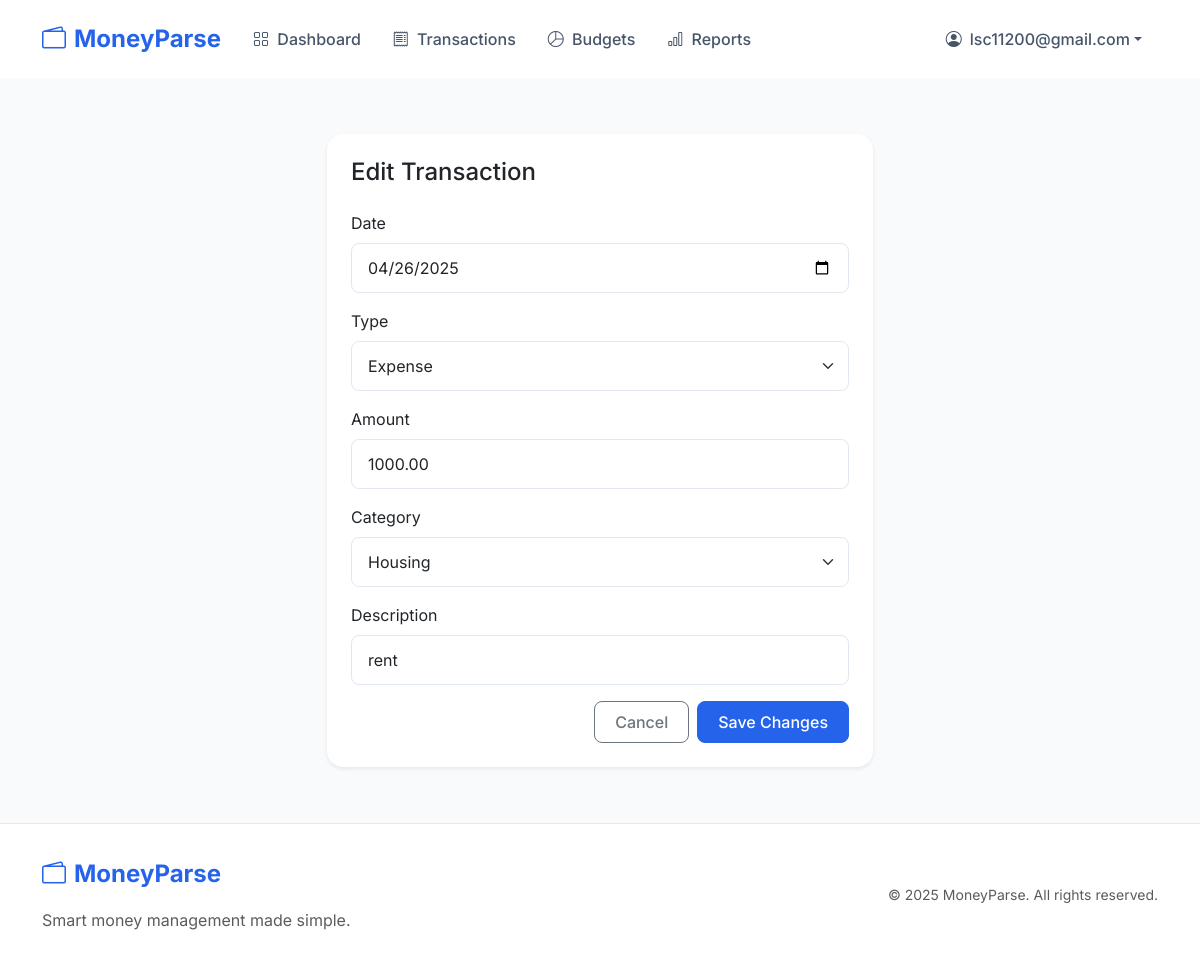
The page /transactions/edit/8/ (signed in) on the database its author committed.
### accounts/models.py (models this page shows, shortened)
class CustomUser(AbstractBaseUser, PermissionsMixin):
    email = models.EmailField(unique=True)
    date_joined = models.DateTimeField(default=timezone.now)
    is_active = models.BooleanField(default=True)
    is_staff = models.BooleanField(default=False)
    objects = CustomUserManager()
    USERNAME_FIELD = 'email'
    REQUIRED_FIELDS = []

### transactions/models.py (models this page shows, shortened)
class Transaction(models.Model):
    user = models.ForeignKey(settings.AUTH_USER_MODEL, on_delete=models.CASCADE)
    date = models.DateField()
    description = models.CharField(max_length=255, blank=True, null=True)
    amount = models.DecimalField(max_digits=10, decimal_places=2)
    class Meta:
        indexes = [
            models.Index(fields=['user', '-date']),
            models.Index(fields=['date']),
        ]
    TRANSACTION_TYPES = (
        ('income', 'Income'),
        ('expense', 'Expense'),
    )
    transaction_type = models.CharField(max_length=7, choices=TRANSACTION_TYPES, default='income')
    EXPENSE_CATEGORIES = (
        ('housing', 'Housing'),
        ('transportation', 'Transportation'),
        ('food', 'Food & Dining'),
        ('utilities', 'Utilities'),
        ('healthcare', 'Healthcare'),
        ('entertainment', 'Entertainment'),
        ('shopping', 'Shopping'),
        ('education', 'Education'),
        ('savings', 'Savings'),
        ('other', 'Other'),
    )
    category = models.CharField(max_length=20, choices=EXPENSE_CATEGORIES, blank=True, null=True)

### transactions/views.py (the view)
# urls.py: path('edit/<int:transaction_id>/', views.edit_transaction, name='edit_transaction'),
@login_required
def edit_transaction(request, transaction_id):
    transaction = get_object_or_404(Transaction, id=transaction_id, user=request.user)
    if request.method == 'POST':
        form = TransactionForm(request.POST, instance=transaction)
        if form.is_valid():
            form.save()
            return redirect('transaction_list')
    else:
        form = TransactionForm(instance=transaction)
    return render(request, 'transactions/edit_transaction.html', {'form': form})

### transactions/forms.py (shortened to what this page needs)
class TransactionForm(forms.ModelForm):
    class Meta:
        model = Transaction
        fields = ['date', 'description', 'amount', 'transaction_type', 'category']
        widgets = {
            'description': forms.TextInput(attrs={'class': 'form-control'}),
            'date': forms.DateInput(attrs={'type': 'date', 'class': 'form-control'}),
            'amount': forms.NumberInput(attrs={'class': 'form-control', 'step': '0.01'}),
            'transaction_type': forms.Select(attrs={'class': 'form-select'}),
            'category': forms.Select(attrs={'class': 'form-select'}),
        }
    def __init__(self, *args, **kwargs):
        super().__init__(*args, **kwargs)
        self.fields['description'].required = False
        self.fields['category'].required = False
        self.fields['category'].choices = [(None, '---------')] + list(Transaction.EXPENSE_CATEGORIES)

### templates/transactions/edit_transaction.html (shortened to what this page needs)
{% extends 'base.html' %}
{% block content %}
<div class="container py-4">
    <div class="row justify-content-center">
        <div class="col-md-8 col-lg-6">
            <div class="card border-0 shadow-sm">
                <div class="card-body p-4">
                    <h2 class="card-title h4 mb-4">Edit Transaction</h2>
                    <form method="post" class="needs-validation" novalidate>
                        <div class="mb-3">
                            <label for="{{ form.date.id_for_label }}" class="form-label">Date</label>
                            {{ form.date }}
                        </div>
                        <div class="mb-3">
                            <label for="{{ form.transaction_type.id_for_label }}" class="form-label">Type</label>
                            {{ form.transaction_type }}
                        </div>
                        <div class="mb-3">
                            <label for="{{ form.amount.id_for_label }}" class="form-label">Amount</label>
                            {{ form.amount }}
                        </div>
                        <div class="mb-3 category-field" style="display: none;">
                            <label for="{{ form.category.id_for_label }}" class="form-label">Category</label>
                            {{ form.category }}
                        </div>
                        <div class="mb-3 description-field">
                            <label for="{{ form.description.id_for_label }}" class="form-label">Description</label>
                            {{ form.description }}
                        </div>
                        <div class="d-grid gap-2 d-md-flex justify-content-md-end">
                            <a href="{% url 'transaction_list' %}" class="btn btn-outline-secondary">Cancel</a>
                            <button type="submit" class="btn btn-primary">Save Changes</button>
                        </div>
                    </form>
                </div>
            </div>
        </div>
    </div>
</div>
{% endblock %}

### templates/base.html (shortened to what this page needs)
<!DOCTYPE html>
<html lang="en">
<head>
    <link href="https://cdn.jsdelivr.net/npm/bootstrap@5.3.0/dist/css/bootstrap.min.css" rel="stylesheet">
    <link rel="stylesheet" href="https://cdn.jsdelivr.net/npm/bootstrap-icons@1.11.0/font/bootstrap-icons.css">
</head>
<body>
    <nav class="navbar navbar-expand-lg navbar-light sticky-top">
        <div class="container">
            <a class="navbar-brand d-flex align-items-center" href="/">
                <i class="bi bi-wallet2 me-2"></i>
                MoneyParse
            </a>
            <div class="collapse navbar-collapse" id="navbarNav">
                <ul class="navbar-nav me-auto">
                    {% if user.is_authenticated %}
                    <li class="nav-item">
                        <a class="nav-link{% if request.resolver_match.url_name == 'dashboard' %} active{% endif %}" href="{% url 'dashboard' %}">
                            <i class="bi bi-grid me-1"></i> Dashboard
                        </a>
                    </li>
                    <li class="nav-item">
                        <a class="nav-link{% if request.resolver_match.url_name == 'transaction_list' %} active{% endif %}" href="{% url 'transaction_list' %}">
                            <i class="bi bi-receipt me-1"></i> Transactions
                        </a>
                    </li>
                    <li class="nav-item">
                        <a class="nav-link{% if request.resolver_match.url_name == 'budget_list' %} active{% endif %}" href="{% url 'budget_list' %}">
                            <i class="bi bi-pie-chart me-1"></i> Budgets
                        </a>
                    </li>
                    <li class="nav-item">
                        <a class="nav-link{% if request.resolver_match.url_name == 'report_home' %} active{% endif %}" href="{% url 'report_home' %}">
                            <i class="bi bi-bar-chart me-1"></i> Reports
                        </a>
                    </li>
                    {% endif %}
                </ul>
                <ul class="navbar-nav">
                    {% if user.is_authenticated %}
                    <li class="nav-item dropdown">
                        <a class="nav-link dropdown-toggle d-flex align-items-center" href="#" id="navbarDropdown" role="button" data-bs-toggle="dropdown">
                            <i class="bi bi-person-circle me-2"></i>
                            {{ user.email }}
                        </a>
                    </li>
                    {% endif %}
                </ul>
            </div>
        </div>
    </nav>
    <div class="main-content">
        {% block content %}{% endblock %}
    </div>
    <footer class="footer">
        <div class="container">
            <div class="row align-items-center">
                <div class="col-md-6 text-center text-md-start">
                    <a class="navbar-brand mb-3 d-inline-flex align-items-center" href="/">
                        <i class="bi bi-wallet2 me-2"></i>
                        MoneyParse
                    </a>
                    <p class="text-muted mb-0">Smart money management made simple.</p>
                </div>
                <div class="col-md-6 text-center text-md-end">
                    <small class="text-muted">&copy; {% now "Y" %} MoneyParse. All rights reserved.</small>
                </div>
            </div>
        </div>
    </footer>
</body>
</html>

### templates/base.html (style rules this page uses)
:root { --primary-color: #2563eb; --secondary-color: #1e40af; --success-color: #059669; --danger-color: #dc2626; --warning-color: #d97706; --info-color: #0891b2; }
body { font-family: 'Inter', system-ui, -apple-system, sans-serif; min-height: 100vh; display: flex; flex-direction: column; background-color: #f8fafc; }
.navbar { padding: 1rem 0; background: rgba(255, 255, 255, 0.95) !important; backdrop-filter: blur(10px); }
.navbar-brand { font-weight: 700; font-size: 1.5rem; color: var(--primary-color) !important; }
.nav-link { font-weight: 500; padding: 0.5rem 1rem !important; color: #475569 !important; transition: color 0.2s ease; }
.btn { font-weight: 500; padding: 0.5rem 1.25rem; border-radius: 0.5rem; }
.btn-primary { background-color: var(--primary-color); border-color: var(--primary-color); }
.card { border: none; border-radius: 1rem; box-shadow: 0 1px 3px rgba(0,0,0,0.1); transition: transform 0.2s ease, box-shadow 0.2s ease; }
.main-content { flex: 1; padding: 2rem 0; }
.footer { margin-top: auto; padding: 2rem 0; background-color: #fff; border-top: 1px solid #e2e8f0; }
.form-control, .form-select { padding: 0.75rem 1rem; border-radius: 0.5rem; border: 1px solid #e2e8f0; }

### rows shown on the page
CustomUser: email "lsc11200@gmail.com"
Transaction: date "04/26/2025", transaction_type "Expense", amount "1000.00", category "Housing", description "rent"
